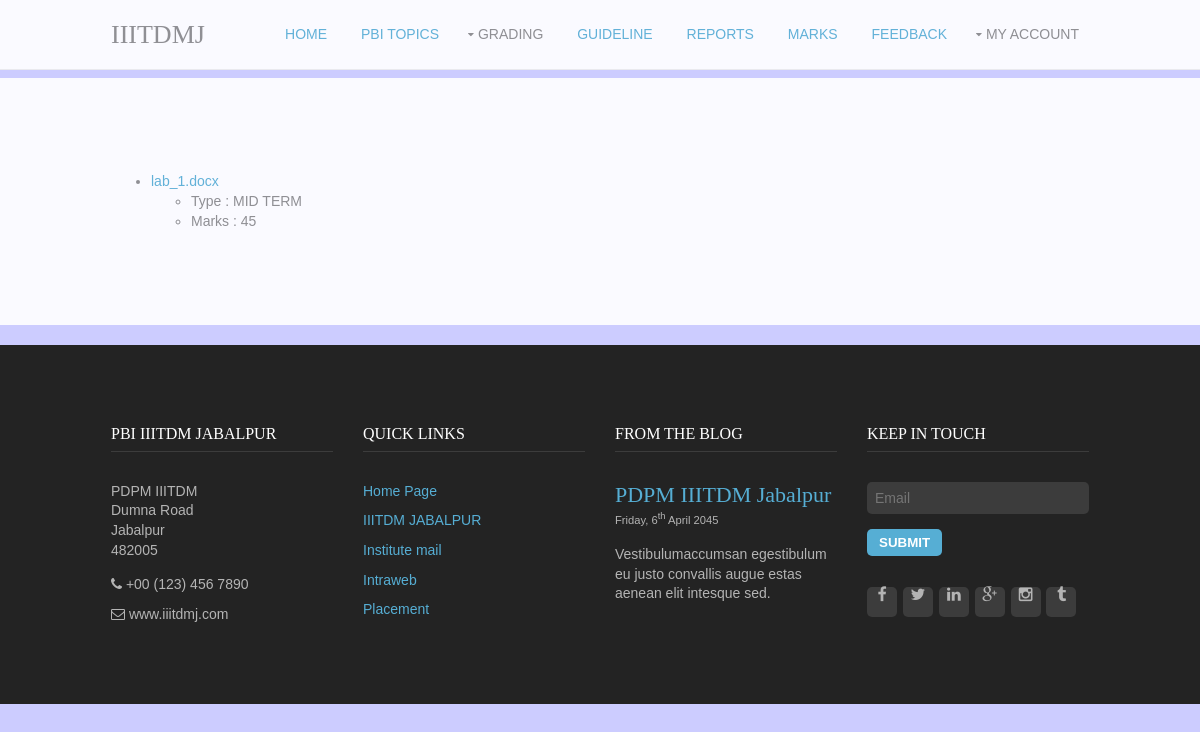
Screenshot of /marks_studentlist.php (signed in) with the database file from the repository.
### tables this page shows
CREATE TABLE IF NOT EXISTS `REPORT` (
  `REPORT_ID` int(7) NOT NULL,
  `TYPE` varchar(20) NOT NULL,
  `FAC_ID` int(7) NOT NULL,
  `RO_NO` int(7) NOT NULL,
  `REPORT_NAME` varchar(20) DEFAULT NULL,
  `MARKS` float NOT NULL,
  PRIMARY KEY (`REPORT_ID`,`RO_NO`)
);

### marks_studentlist.php (the view, shortened to what this page needs)
<?php
  echo'<div style="opacity:0.9;margin:0;border-radius:10px;width:100%;">';
    include 'main_student.php';
		echo '<div style="" id="head">';
if(isset($_SESSION["status"]) and $_SESSION["status"]=="LoggedIn")
$user=$_SESSION['username'];
  if(1)
  {
include('db_conn.php');
$qry = "SELECT R.REPORT_NAME,R.TYPE,R.MARKS FROM REPORT R WHERE $user=R.RO_NO";
$result = mysqli_query($link,$qry);
while ($row = mysqli_fetch_assoc($result))
{
	$report_name=$row['REPORT_NAME'];
	echo '
	<br><br><br><br>
	<div class="wrapper row3">
  <main class="container clear">
<ul><li>   <a href="design_lab/'.$report_name.'">'.$row['REPORT_NAME'].' </a>   </li>
   <ul><li>   Type : '.$row['TYPE'].' </li>
   <li>   Marks : '.$row['MARKS'].' </li>
   </ul>
</ul>
			</p>
			</div>
			</div><br>';
}
echo ' </table></div>';
include ('footer.php');
 }
 else
  {
	exit();
	}
?>

### layout/styles/layout.css (style rules this page uses)
.container { padding:80px 0; }
body { color:#B4B4B4; background-color:#CCCCFF; }
a { color:#56AED4; }
.row3 { color:#888888; background-color:#FFFFFF; }

### layout/styles/framework.css (style rules this page uses)
html { overflow-y:scroll; }
html, body { margin:0; padding:0; font-size:14px; line-height:1.4em; }
.clear, .group { display:block; }
.clear::before, .clear::after, .group::before, .group::after { display:table; content:""; }
.clear, .clear::after, .group, .group::after { clear:both; }
a { outline:none; text-decoration:none; }
body, input, textarea, select { font-family:Verdana, Geneva, sans-serif; }
.wrapper { display:block; position:relative; width:100%; margin:0; padding:0; text-align:left; word-wrap:break-word; }
#header, .shout, #pageintro, .container, .clients, #footer, #copyright { display:block; width:978px; margin:0 auto; }
address, article, aside, figcaption, figure, footer, header, main, nav, section { display:block; margin:0; padding:0; }

### rows the page displays
report: REPORT_NAME "lab_1.docx", TYPE "MID TERM", MARKS "45"
